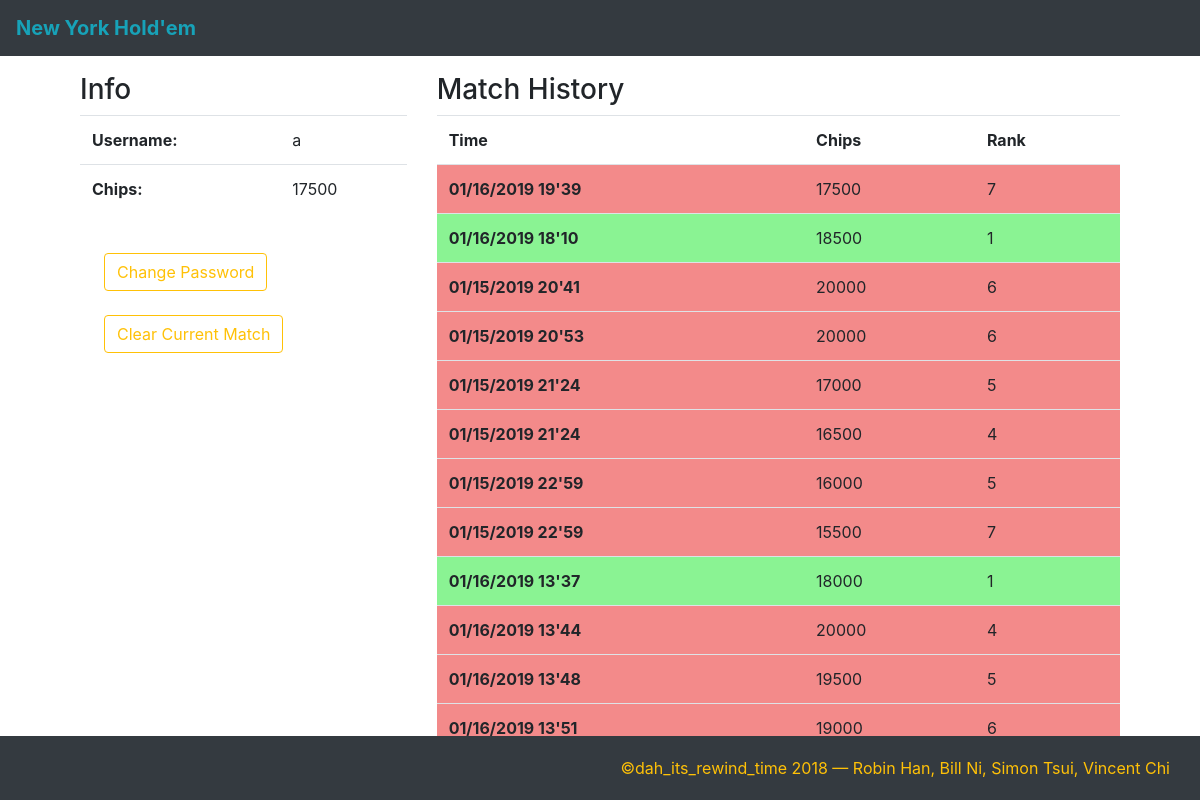
Page /profile (signed in) on the earlier database version.
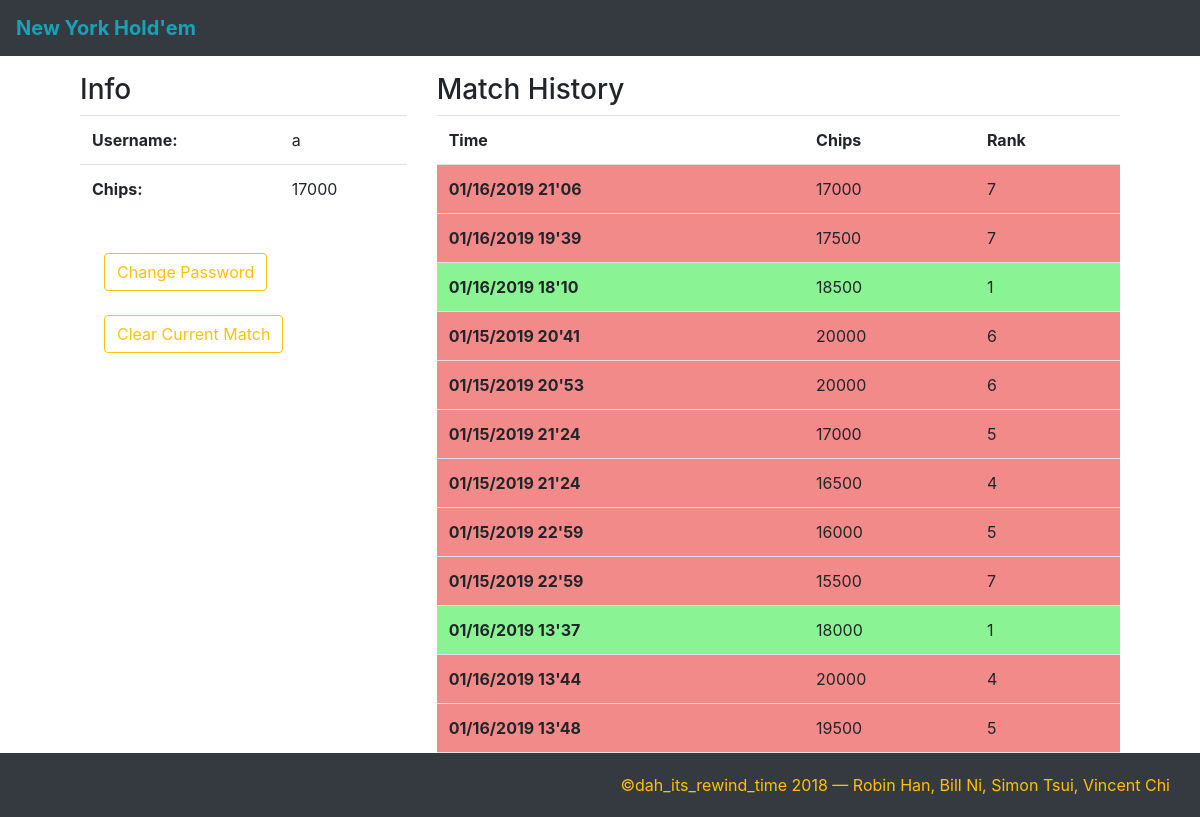
Same page on the later database version.
### tables this page shows
CREATE TABLE users (name TEXT PRIMARY KEY, password TEXT, chips INTEGER, match_history TEXT, current_games TEXT);

### app.py (the view)
@app.route('/profile')
def profile():
    if user in session:
        chips = database.fetchchips(user)
        return render_template('profile.html', username = user, numchips=chips, matches=database.getpastmatches(user), logged_in = True)
    return render_template('index.html', username = "", errors = True, logged_in = False)

### utils/database.py (called while the page is built)
def initdb():
    return sqlite3.connect(dbfile)

def deformatmatch(match):
    return match.split(":")

def getpastmatches(user):
    db = initdb()
    c = db.cursor()
    c.execute("SELECT match_history FROM users WHERE name = ?", (user, ))
    match_history = c.fetchone()[0]
    if match_history == "" or match_history == None:
        return ""
    else:
        match_history = match_history.split(";")
    while match_history[-1] == "":
        match_history = match_history[0:-1]
    for i in range(len(match_history)):
        currmatch = deformatmatch(match_history[i])
        print(currmatch)
        match_history[i] = {"time": currmatch[2], "chips": int(currmatch[0]), "rank": int(currmatch[1])}
    db.close()
    return match_history

def fetchchips(user):
    db = initdb()
    c = db.cursor()
    c.execute("SELECT chips FROM users WHERE name = ?", (user, ))
    chips = c.fetchone()[0]
    db.close()
    return chips

### templates/profile.html (shortened to what this page needs)
{% extends "template.html" %}
{% block content %}
<div class="container">
	<div class="row">
	  <div class="col-md-4">
	  	<h3>
	  		Info
	  	</h3>
	    <table class="table">
	    	<tr>
	    		<th scope="row">
	    			Username:
	    		</th>
	    		<td style="text-align: left;">
	    			{{ username }}
	    		</td>
	    	</tr>
	    	<tr>
	    		<th scope="row">
	    			Chips:
	    		</th>
	    		<td style="text-align: left;">
	    			{{ numchips }}
	    		</td>
	    	</tr>
	    </table>
	    <br>
	    <form class="form-inline my-2 my-lg-0" action="/changepass">
	    	<input class="btn btn-outline-warning ml-4" type="submit" name="submit" value="Change Password">
	    </form>
	    <br>
	    <form class="form-inline my-2 my-lg-0" action="/clearcurrmatch">
	    	<input class="btn btn-outline-warning ml-4" type="submit" name="submit" value="Clear Current Match">
	    </form>
	  </div>
	  <div class="col-md-8">
	  	<h3>
	  		Match History
	  	</h3>
	    <table class="table">
	    	<tr>
		      <th scope="col">Time</th>
		      <th scope="col">Chips</th>
		      <th scope="col">Rank</th>
		    </tr>
	    	{% for match in matches %}
		    	<tr {% if match['rank'] < 4 %}
		    				style="background-color: #8AF393"
		    			{% else %}
		    				style="background-color: #F38A8A"
		    			{% endif %}>
		    		<th scope="row">
		    			{{ match['time'] }}
		    		</th>
		    		<td style="text-align: left;">
		    			{{ match['chips'] }}
		    		</td>
		    		<td style="text-align: left;">
		    			{{ match['rank'] }}
		    		</td>
		    	</tr>
		    {% endfor %}
	    </table>
	  </div>
	</div>
</div>
{% endblock %}

### templates/template.html (shortened to what this page needs)
<!DOCTYPE html>
<html>
  <head>
        {% block head %}
         <link rel="stylesheet" href="static/css/text.css" type="text/css">
         <link rel="stylesheet" href="static/css/poker.css" type="text/css">
          <link rel="stylesheet" href="https://stackpath.bootstrapcdn.com/bootstrap/4.1.3/css/bootstrap.min.css">
          <link rel="stylesheet" href="static/css/buttons.css">
         {% endblock %}
  </head>
  <body>
        <div class="container bg-white rounded">
          <div class="container">
            <nav class="navbar fixed-top navbar-dark bg-dark flex-row">
                <a class="navbar-brand text-info" href="/"><b>New York Hold'em</b></a>
            </nav>
          </div>
        <br><br><br>
        <div class="row" style="padding-left: 90px; padding-right: 90px">
          <div class="col-md-12">
          </div>
        </div>
        {% block content %}
        {% endblock %}
      <footer class="-footer bg-dark fixed-bottom text-warning text-right" style="padding-bottom: 20px; padding-top: 20px; padding-right: 30px">&copy;dah_its_rewind_time 2018 &mdash; Robin Han, Bill Ni, Simon Tsui, Vincent Chi</footer>
</body>
</html>

### static/css/text.css (style rules this page uses)
h3 { font-family: Garamond, Baskerville, Baskerville Old Face, Hoefler Text, Times New Roman, serif; font-size: 14px; font-style: normal; font-variant: normal; font-weight: 500; line-height: 15.4px; }
.row { padding: 0 20px; }

Differences in the rows shown:
changed users: chips "17500" → "17000"
Other differences:
new list line: "01/16/2019 21'06 17000 7"
list line gone: "01/16/2019 13'51 19000 6"
